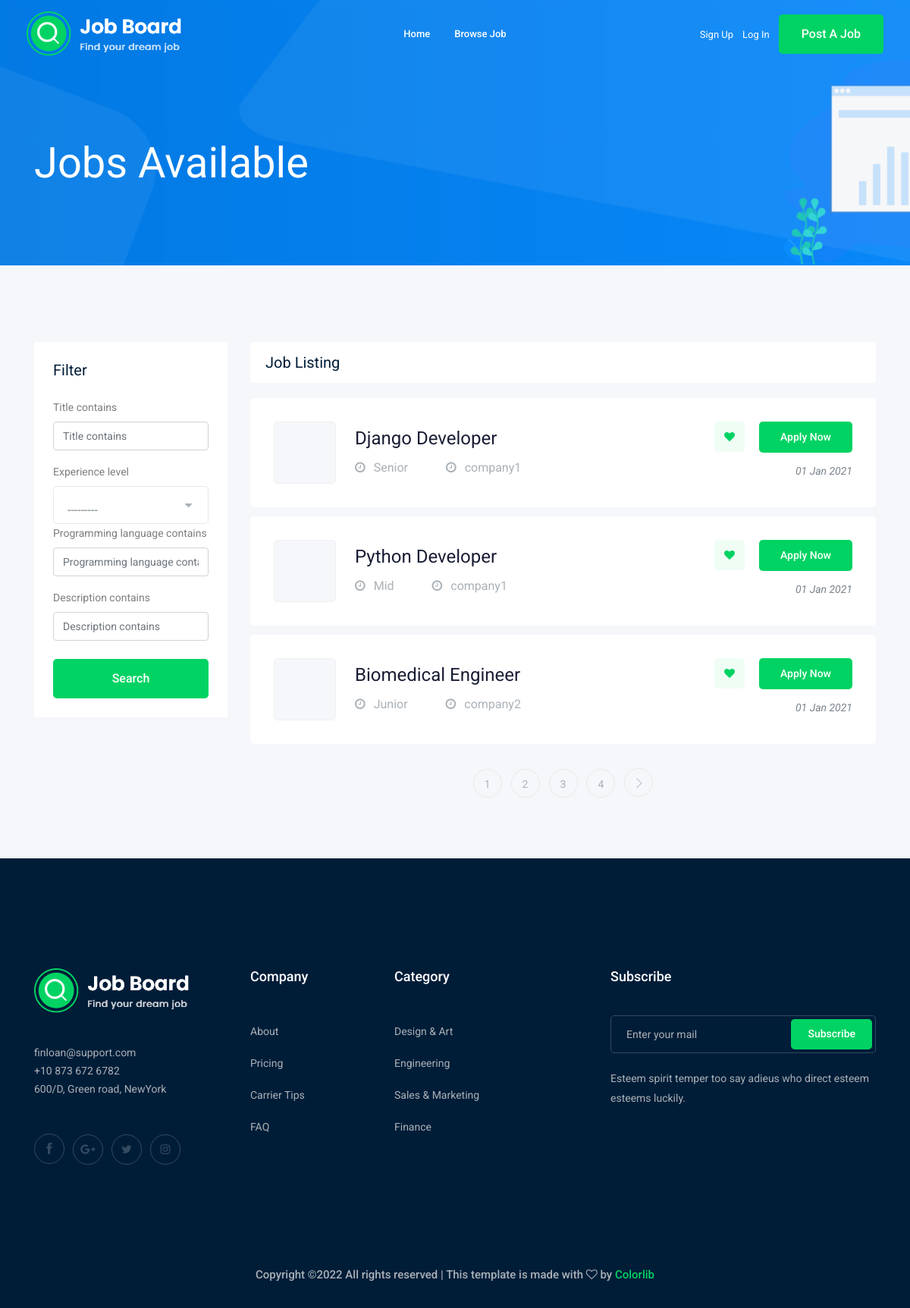
Screenshot of /jobs/ with the database file from the repository.
### jobs/models.py (models this page shows, shortened)
class job(models.Model):  # table
    owner = models.ForeignKey(User, related_name='job_owner', on_delete=models.CASCADE)
    title = models.CharField(max_length=100)  # column
    experience_level = models.CharField(max_length=15 , choices=Exper_LVL)
    Programming_language = models.CharField(max_length=100,default='python')
    published_at = models.DateTimeField(auto_now_add=True)
    description = models.TextField(max_length=1000,default='There is no Job description.')
    slug = models.SlugField(blank=True, null=True)
    def __str__(self):
        return self.title

### jobs/views.py (the view)
# urls.py: path('',views.job_list,name = 'job_list'),
def job_list(request):
    job_list = job.objects.all()
    myfilter = JobFilter(request.GET,queryset=job_list)
    job_list = myfilter.qs
    paginator = Paginator(job_list, 3) # Show 5 contacts per page.
    page_number = request.GET.get('page')
    page_obj = paginator.get_page(page_number)
    context = {'jobs':page_obj , 'myfilter' : myfilter}
    return render(request,'jobs/job_list.html',context)

### jobs/templates/jobs/job_list.html (shortened to what this page needs)
{% extends 'base.html' %}
{% load bootstrap4 %}
{% block body %}
    <div class="bradcam_area bradcam_bg_1">
        <div class="container">
            <div class="row">
                <div class="col-xl-12">
                    <div class="bradcam_text">
                        <h3>{{jobs.count}} Jobs Available</h3>
                    </div>
                </div>
            </div>
        </div>
    </div>
    <div class="job_listing_area plus_padding">
        <div class="container">
            <div class="row">
                <div class="col-lg-3">
                    <div class="job_filter white-bg">
                        <div class="form_inner white-bg">
                            <h3>Filter</h3>
                            <form method="GET">
                                {% bootstrap_form myfilter.form %}
                                <input type="submit" value="Search" class="boxed-btn3 w-100 mt-2">
                            </form>
                        </div>
                    </div>
                </div>
                <div class="col-lg-9">
                    <div class="recent_joblist_wrap">
                        <div class="recent_joblist white-bg ">
                            <div class="row align-items-center">
                                <div class="col-md-6">
                                    <h4>Job Listing</h4>
                                </div>
                            </div>
                        </div>
                    </div>
                    <div class="job_lists m-0">
                        <div class="row">
                            {% for job in jobs%}
                            <div class="col-lg-12 col-md-12">
                                <div class="single_jobs white-bg d-flex justify-content-between">
                                    <div class="jobs_left d-flex align-items-center">
                                        <div class="thumb">
                                        </div>
                                        <div class="jobs_conetent">
                                            <a href="{% url 'jobs:job_detail' job.slug %}"><h4>{{job}}</h4></a>
                                            <div class="links_locat d-flex align-items-center">
                                                <div class="location">
                                                    <p> <i class="fa fa-clock-o"></i> {{job.experience_level}}</p>
                                                </div>
                                                <div class="location">
                                                    <p> <i class="fa fa-clock-o"></i> {{job.owner}}</p>
                                                </div>
                                            </div>
                                        </div>
                                    </div>
                                    <div class="jobs_right">
                                        <div class="apply_now">
                                            <a class="heart_mark" href="#"> <i class="fa fa-heart"></i> </a>
                                            <a href="{% url 'jobs:job_detail' job.slug %}" class="boxed-btn3">Apply Now</a>
                                        </div>
                                        <div class="date">
                                            <p>{{job.published_at|date:'d M o'}}</p>
                                        </div>
                                    </div>
                                </div>
                            </div>
                            {% endfor %}
                        </div>
                        {% if jobs.has_other_pages %}
                        <div class="row">
                            <div class="col-lg-12">
                                <div class="pagination_wrap">
                                    <ul>
                                        {% for i in jobs.paginator.page_range %}
                                            <li><a href="?page={{i}}"><span>{{i}}</span></a></li>
                                        {% endfor %}
                                        {% if jobs.has_next %}
                                            <li><a href="?page={{jobs.next_page_number}}"> <i class="ti-angle-right"></i> </a></li>
                                        {% endif %}
                                    </ul>
                                </div>
                            </div>
                        </div>
                        {% endif%}
                    </div>
                </div>
            </div>
        </div>
    </div>
{% endblock body %}

### rows the page displays
job: title "Django Developer", experience_level "Senior", owner "company1", published_at "01 Jan 2021"
job: title "Python Developer", experience_level "Mid", owner "company1", published_at "01 Jan 2021"
job: title "Biomedical Engineer", experience_level "Junior", owner "company2", published_at "01 Jan 2021"

### other values shown
{{ i }} "1" "2" "3" "4"
